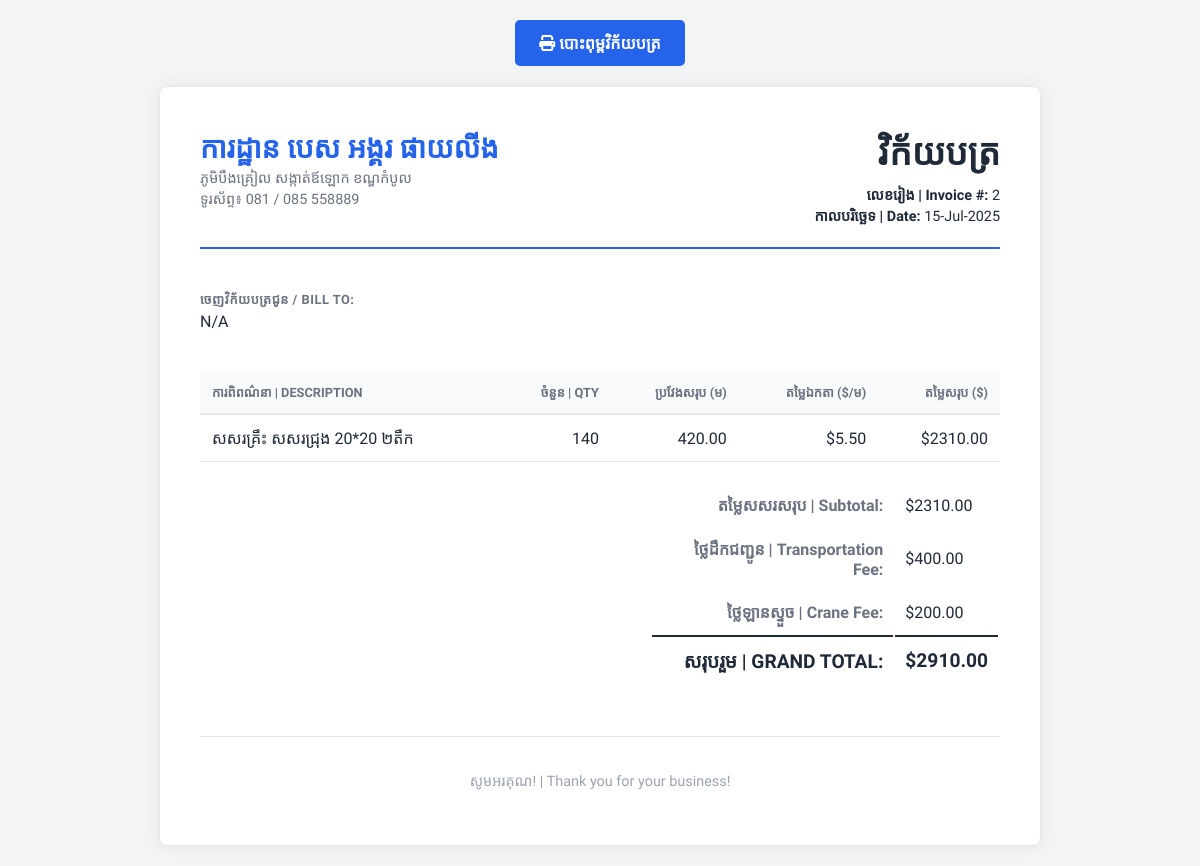
Page /invoice/2 (signed in) on the committed database.
### app.py (models this page shows)
class Transaction(db.Model):
    id = db.Column(db.Integer, primary_key=True)
    pile_id = db.Column(db.Integer, db.ForeignKey('pile.id'), nullable=False)
    site_id = db.Column(db.Integer, db.ForeignKey('customer_site.id'), nullable=True)
    transaction_type = db.Column(db.String(50), nullable=False)
    quantity = db.Column(db.Integer, nullable=False)
    price_per_meter_at_transaction = db.Column(db.Float, nullable=False, default=0.0)
    total_value = db.Column(db.Float, nullable=False, default=0.0)
    cost_of_goods_sold = db.Column(db.Float, default=0.0)
    transport_fee = db.Column(db.Float, default=0.0)
    crane_fee = db.Column(db.Float, default=0.0)
    transaction_date = db.Column(db.DateTime, default=datetime.now)
    notes = db.Column(db.Text)

class Pile(db.Model):
    id = db.Column(db.Integer, primary_key=True)
    pile_type = db.Column(db.String(100), nullable=False)
    size = db.Column(db.String(100), nullable=False)
    length = db.Column(db.Float, nullable=False)
    sku = db.Column(db.String(100), unique=True, nullable=False)
    current_stock = db.Column(db.Integer, default=0)
    sale_price_per_meter = db.Column(db.Float, default=0.0)
    average_cost_per_meter = db.Column(db.Float, default=0.0)
    description = db.Column(db.Text)
    created_at = db.Column(db.DateTime, default=datetime.now)
    transactions = db.relationship('Transaction', backref='pile', lazy=True, cascade="all, delete-orphan")

### app.py (the view)
@app.route('/invoice/<int:transaction_id>')
@login_required
def view_invoice(transaction_id):
    transaction = Transaction.query.options(joinedload(Transaction.pile), joinedload(Transaction.customer_site)).get_or_404(transaction_id)
    if transaction.transaction_type != 'out':
        flash('Invoices can only be generated for "Out" (Sold) transactions.', 'warning')
        return redirect(url_for('manage_transactions'))
    return render_template('invoice.html', transaction=transaction)

### app.py (called while the page is built)
@login_manager.user_loader
def load_user(user_id): return User.query.get(int(user_id))

@app.context_processor
def inject_global_vars():
    low_stock_setting = Setting.query.filter_by(key='low_stock_threshold').first()
    return dict(current_year=datetime.now().year, low_stock_threshold=int(low_stock_setting.value) if low_stock_setting else 10)

@app.before_request
def before_request(): g.db = db.session

### templates/invoice.html (shortened to what this page needs)
<!DOCTYPE html>
<html lang="km">
<head>
    <link rel="stylesheet" href="https://cdnjs.cloudflare.com/ajax/libs/font-awesome/6.1.1/css/all.min.css">
</head>
<body>
    <div class="print-section">
        <button class="print-button" onclick="window.print()"><i class="fas fa-print"></i> បោះពុម្ពវិក័យបត្រ</button>
    </div>
    <div class="invoice-box">
        <header class="header">
            <div class="company-details">
                <h1>ការដ្ឋាន បេស អង្គរ ផាយលីង</h1>
                <p>ភូមិបឹងគ្រៀល សង្កាត់ឪឡោក ខណ្ឌកំបូល</p>
                <p>ទូរស័ព្ទ៖ 081 / 085 558889</p>
            </div>
            <div class="invoice-details">
                <h2>វិក័យបត្រ</h2>
                <p><strong>លេខរៀង | Invoice #:</strong> {{ transaction.id }}</p>
                <p><strong>កាលបរិច្ឆេទ | Date:</strong> {{ transaction.transaction_date.strftime('%d-%b-%Y') }}</p>
            </div>
        </header>
        <section class="customer-info">
            <strong>ចេញវិក័យបត្រជូន / BILL TO:</strong>
            <p>{{ transaction.customer_site.name if transaction.customer_site else 'N/A' }}</p>
        </section>
        <section>
            <table class="invoice-table">
                <thead>
                    <tr>
                        <th>ការពិពណ៌នា | Description</th>
                        <th class="number">ចំនួន | Qty</th>
                        <th class="number">ប្រវែងសរុប (ម)</th>
                        <th class="number">តម្លៃឯកតា ($/ម)</th>
                        <th class="number">តម្លៃសរុប ($)</th>
                    </tr>
                </thead>
                <tbody>
                    <tr>
                        <td>សសរគ្រឹះ {{ transaction.pile.pile_type }} {{ transaction.pile.size }}</td>
                        <td class="number">{{ transaction.quantity }}</td>
                        <td class="number">{{ "%.2f"|format(transaction.quantity * transaction.pile.length) }}</td>
                        <td class="number">${{ "%.2f"|format(transaction.price_per_meter_at_transaction) }}</td>
                        <td class="number">${{ "%.2f"|format(transaction.quantity * transaction.pile.length * transaction.price_per_meter_at_transaction) }}</td>
                    </tr>
                </tbody>
            </table>
        </section>
        <section class="totals-section">
            <table class="totals-table">
                <tbody>
                    <tr>
                        <td>តម្លៃសសរសរុប | Subtotal:</td>
                        <td class="number">${{ "%.2f"|format(transaction.quantity * transaction.pile.length * transaction.price_per_meter_at_transaction) }}</td>
                    </tr>
                    <tr>
                        <td>ថ្លៃដឹកជញ្ជូន | Transportation Fee:</td>
                        <td class="number">${{ "%.2f"|format(transaction.transport_fee) }}</td>
                    </tr>
                    <tr>
                        <td>ថ្លៃឡានស្ទួច | Crane Fee:</td>
                        <td class="number">${{ "%.2f"|format(transaction.crane_fee) }}</td>
                    </tr>
                    <tr class="grand-total">
                        <td>សរុបរួម | GRAND TOTAL:</td>
                        <td class="number">${{ "%.2f"|format(transaction.total_value) }}</td>
                    </tr>
                </tbody>
            </table>
        </section>
        <footer class="footer">
            <p>សូមអរគុណ! | Thank you for your business!</p>
        </footer>
    </div>
</body>
</html>

### templates/invoice.html (style rules this page uses)
:root { --primary-color: #2563eb; --text-dark: #1f2937; --text-light: #6b7280; --border-color: #e5e7eb; --font-family-khmer: 'Kantumruy Pro', sans-serif; }
body { font-family: var(--font-family-khmer); background-color: #f3f4f6; margin: 0; padding: 20px; color: var(--text-dark); -webkit-font-smoothing: antialiased; }
.invoice-box { max-width: 800px; margin: auto; padding: 40px; border: 1px solid var(--border-color); box-shadow: 0 0 15px rgba(0, 0, 0, 0.07); background: white; border-radius: 8px; }
.header { display: flex; justify-content: space-between; align-items: flex-start; margin-bottom: 40px; padding-bottom: 20px; border-bottom: 2px solid var(--primary-color); }
.header .company-details h1 { margin: 0; color: var(--primary-color); font-size: 1.8em; font-weight: 700; }
.header .company-details p { margin: 2px 0; font-size: 0.9em; color: var(--text-light); }
.header .invoice-details { text-align: right; }
.header .invoice-details h2 { margin: 0 0 10px 0; font-size: 2.2em; color: var(--text-dark); }
.header .invoice-details p { margin: 2px 0; font-size: 0.9em; }
.customer-info { margin-bottom: 40px; }
.customer-info strong { color: var(--text-light); text-transform: uppercase; font-size: 0.8em; letter-spacing: 0.5px; }
.customer-info p { margin: 4px 0 0 0; font-size: 1em; }
.invoice-table { width: 100%; border-collapse: collapse; }
.invoice-table thead th { background-color: #f9fafb; border-bottom: 2px solid var(--border-color); padding: 12px; text-align: left; text-transform: uppercase; font-size: 0.8em; font-weight: 600; color: var(--text-light); }
.invoice-table tbody td { padding: 12px; border-bottom: 1px solid var(--border-color); }
.invoice-table .number { text-align: right; }
.totals-section { display: flex; justify-content: flex-end; margin-top: 20px; }
.totals-table { width: 50%; max-width: 350px; }
.totals-table td { padding: 10px; }
.totals-table tr td:first-child { text-align: right; font-weight: 600; color: var(--text-light); }
.totals-table tr.grand-total td { font-weight: 700; font-size: 1.2em; border-top: 2px solid var(--text-dark); color: var(--text-dark); }
.footer { text-align: center; margin-top: 50px; padding-top: 20px; border-top: 1px solid var(--border-color); font-size: 0.9em; color: #9ca3af; }
.print-section { text-align: center; margin-bottom: 20px; }
.print-button { padding: 12px 24px; background-color: var(--primary-color); color: white; border: none; border-radius: 5px; cursor: pointer; font-size: 1em; font-family: var(--font-family-khmer); font-weight: 600; transition: background-color 0.2s; }

### rows in the picture
Transaction: transaction.quantity*transaction.pile.length "420.00", price_per_meter_at_transaction "5.50", quantity+price_per_meter_at_transaction "2310.00", transport_fee "400.00", crane_fee "200.00", total_value "2910.00"

### other values in the picture
{{ transaction.customer_site.name if transaction.customer_site else 'N/A' }} "N/A"
